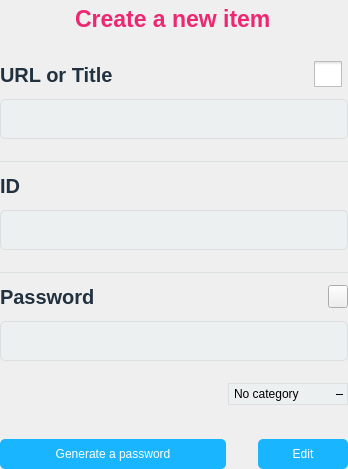
                <widget class="QWidget" name="scrollAreaWidgetContents">
                 <property name="geometry">
                  <rect>
                   <x>0</x>
                   <y>0</y>
                   <width>348</width>
                   <height>469</height>
                  </rect>
                 </property>
                 <layout class="QVBoxLayout" name="verticalLayout_7">
                  <property name="spacing">
                   <number>12</number>
                  </property>
                  <property name="leftMargin">
                   <number>0</number>
                  </property>
                  <property name="topMargin">
                   <number>0</number>
                  </property>
                  <property name="rightMargin">
                   <number>0</number>
                  </property>
                  <property name="bottomMargin">
                   <number>0</number>
                  </property>
                  <item alignment="Qt::AlignHCenter">
                   <widget class="QLabel" name="createNewText">
                    <property name="styleSheet">
                     <string notr="true">border:none;
color:#ED2771;
font-size:23px;
font-weight:bold;
padding-bottom:10px;</string>
                    </property>
                    <property name="text">
                     <string>Create a new item</string>
                    </property>
                    <property name="alignment">
                     <set>Qt::AlignLeading|Qt::AlignLeft|Qt::AlignTop</set>
                    </property>
                   </widget>
                  </item>
                  <item>
                   <layout class="QHBoxLayout" name="horizontalLayout_6">
                    <property name="topMargin">
                     <number>0</number>
                    </property>
                    <item>
                     <widget class="QLabel" name="label_2">
                      <property name="font">
                       <font>
                        <pointsize>-1</pointsize>
                        <weight>75</weight>
                        <bold>true</bold>
                       </font>
                      </property>
                      <property name="styleSheet">
                       <string notr="true">border:none;
color:#22313F;
font-size:20px;
font-weight:bold;</string>
                      </property>
                      <property name="text">
                       <string>URL or Title</string>
                      </property>
                      <property name="alignment">
                       <set>Qt::AlignBottom|Qt::AlignLeading|Qt::AlignLeft</set>
                      </property>
                     </widget>
                    </item>
                    <item alignment="Qt::AlignRight">
                     <widget class="QCheckBox" name="checkFavorite">
                      <property name="styleSheet">
                       <string notr="true">QCheckBox {
font-weight: Bold;
}

QCheckBox::indicator {
width: 28px;
height: 26px;
}

QCheckBox::indicator::unchecked {
    image: url(:/images/favorite-unchecked.png);
}

QCheckBox::indicator::checked {
    image: url(:/images/favorite-checked.png);
}</string>
                      </property>
                      <property name="text">
                       <string/>
                      </property>
                     </widget>
                    </item>
                   </layout>
                  </item>
                  <item>
                   <widget class="QLineEdit" name="urlArea">
                    <property name="enabled">
                     <bool>false</bool>
                    </property>
                    <property name="minimumSize">
                     <size>
                      <width>0</width>
                      <height>50</height>
                     </size>
                    </property>
                    <property name="styleSheet">
                     <string notr="true">QLineEdit {
color:#ED2771;
font-size:20px;
border:1px solid #DADFE1;
margin-bottom:10px;
border-radius:5px;
background-color:#ecf0f1;
}
QLineEdit:focus {
color:white;
background-color:#E4F1FE;
}</string>
                    </property>
                    <property name="inputMethodHints">
                     <set>Qt::ImhUrlCharactersOnly</set>
                    </property>
                    <property name="text">
                     <string/>
                    </property>
                   </widget>
                  </item>
                  <item>
                   <widget class="QLabel" name="label_8">
                    <property name="maximumSize">
                     <size>
                      <width>16777215</width>
                      <height>1</height>
                     </size>
                    </property>
                    <property name="styleSheet">
                     <string notr="true">background-color: #DADFE1;</string>
                    </property>
                    <property name="text">
                     <string/>
                    </property>
                   </widget>
                  </item>
                  <item>
                   <widget class="QLabel" name="label_7">
                    <property name="styleSheet">
                     <string notr="true">border:none;
color:#22313F;
font-size:20px;
font-weight:bold;</string>
                    </property>
                    <property name="text">
                     <string>ID</string>
                    </property>
                    <property name="alignment">
                     <set>Qt::AlignBottom|Qt::AlignLeading|Qt::AlignLeft</set>
                    </property>
                   </widget>
                  </item>
                  <item>
                   <widget class="QLineEdit" name="idArea">
                    <property name="enabled">
                     <bool>false</bool>
                    </property>
                    <property name="minimumSize">
                     <size>
                      <width>0</width>
                      <height>50</height>
                     </size>
                    </property>
                    <property name="styleSheet">
                     <string notr="true">QLineEdit {
color:#ED2771;
font-size:20px;
border:1px solid #DADFE1;
margin-bottom:10px;
border-radius:5px;
background-color:#ecf0f1;
}
QLineEdit:focus {
color:white;
background-color:#E4F1FE;
}</string>
                    </property>
                    <property name="text">
                     <string/>
                    </property>
                   </widget>
                  </item>
                  <item>
                   <widget class="QLabel" name="label_10">
                    <property name="maximumSize">
                     <size>
                      <width>16777215</width>
                      <height>1</height>
                     </size>
                    </property>
                    <property name="styleSheet">
                     <string notr="true">background-color: #DADFE1;</string>
                    </property>
                    <property name="text">
                     <string/>
                    </property>
                   </widget>
                  </item>
                  <item>
                   <layout class="QHBoxLayout" name="horizontalLayout_8">
                    <property name="topMargin">
                     <number>0</number>
                    </property>
                    <item>
                     <widget class="QLabel" name="label_5">
                      <property name="font">
                       <font>
                        <pointsize>-1</pointsize>
                        <weight>75</weight>
                        <bold>true</bold>
                       </font>
                      </property>
                      <property name="styleSheet">
                       <string notr="true">border:none;
color:#22313F;
font-size:20px;
font-weight:bold;</string>
                      </property>
                      <property name="text">
                       <string>Password</string>
                      </property>
                      <property name="alignment">
                       <set>Qt::AlignBottom|Qt::AlignLeading|Qt::AlignLeft</set>
                      </property>
                     </widget>
                    </item>
                    <item>
                     <widget class="QPushButton" name="clipboard">
                      <property name="minimumSize">
                       <size>
                        <width>20</width>
                        <height>23</height>
                       </size>
                      </property>
                      <property name="maximumSize">
                       <size>
                        <width>20</width>
                        <height>23</height>
                       </size>
                      </property>
                      <property name="text">
                       <string/>
                      </property>
                      <property name="icon">
                       <iconset resource="resources.qrc">
                        <normaloff>:/images/clipboard.png</normaloff>:/images/clipboard.png</iconset>
                      </property>
                      <property name="iconSize">
                       <size>
                        <width>20</width>
                        <height>23</height>
                       </size>
                      </property>
                     </widget>
                    </item>
                   </layout>
                  </item>
                  <item>
                   <widget class="QLineEdit" name="pwArea">
                    <property name="enabled">
                     <bool>false</bool>
                    </property>
                    <property name="minimumSize">
                     <size>
                      <width>0</width>
                      <height>50</height>
                     </size>
                    </property>
                    <property name="styleSheet">
                     <string notr="true">QLineEdit {
color:#ED2771;
font-size:20px;
border:1px solid #DADFE1;
margin-bottom:10px;
border-radius:5px;
background-color:#ecf0f1;
}
QLineEdit:focus {
color:white;
background-color:#E4F1FE;
}</string>
                    </property>
                    <property name="inputMethodHints">
                     <set>Qt::ImhHiddenText|Qt::ImhNoAutoUppercase|Qt::ImhNoPredictiveText|Qt::ImhSensitiveData</set>
                    </property>
                    <property name="text">
                     <string/>
                    </property>
                    <property name="echoMode">
                     <enum>QLineEdit::Password</enum>
                    </property>
                   </widget>
                  </item>
                  <item alignment="Qt::AlignRight">
                   <widget class="QComboBox" name="categoryCombo">
                    <property name="minimumSize">
                     <size>
                      <width>120</width>
                      <height>0</height>
                     </size>
                    </property>
                    <property name="maximumSize">
                     <size>
                      <width>120</width>
                      <height>16777215</height>
                     </size>
                    </property>
                    <property name="styleSheet">
                     <string notr="true">QComboBox {

}

QComboBox:editable {
}

QComboBox:!editable, QComboBox::drop-down:editable {
background:#ecf0f1;
border:1px solid #DADFE1;
color:black;
padding: 2px 5px 2px 5px;
}

/* QComboBox gets the &quot;on&quot; state when the popup is open */
QComboBox:!editable:on, QComboBox::drop-down:editable:on {
    
}

QComboBox:on { /* shift the text when the popup opens */
 
}

QComboBox::drop-down {
border-radius:5px;
}

QComboBox::down-arrow {
background-color: black;
    border-radius:5px;
width:7px;
height:1px;
}

QComboBox::down-arrow:on { /* shift the arrow when popup is open */
}</string>
                    </property>
                    <item>
                     <property name="text">
                      <string>No category</string>
                     </property>
                    </item>
                    <item>
                     <property name="text">
                      <string>Portal</string>
                     </property>
                    </item>
                    <item>
                     <property name="text">
                      <string>SNS</string>
                     </property>
                    </item>
                    <item>
                     <property name="text">
                      <string>Shopping</string>
                     </property>
                    </item>
                    <item>
                     <property name="text">
                      <string>Bank</string>
                     </property>
                    </item>
                    <item>
                     <property name="text">
                      <string>School</string>
                     </property>
                    </item>
                    <item>
                     <property name="text">
                      <string>Game</string>
                     </property>
                    </item>
                    <item>
                     <property name="text">
                      <string>Music</string>
                     </property>
                    </item>
                    <item>
                     <property name="text">
                      <string>Movie</string>
                     </property>
                    </item>
                   </widget>
                  </item>
                  <item>
                   <spacer name="verticalSpacer_5">
                    <property name="orientation">
                     <enum>Qt::Vertical</enum>
                    </property>
                    <property name="sizeHint" stdset="0">
                     <size>
                      <width>20</width>
                      <height>40</height>
                     </size>
                    </property>
                   </spacer>
                  </item>
                  <item>
                   <layout class="QHBoxLayout" name="infoButtonContainer">
                    <property name="spacing">
                     <number>0</number>
                    </property>
                    <property name="bottomMargin">
                     <number>0</number>
                    </property>
                    <item>
                     <widget class="QPushButton" name="generatePW">
                      <property name="minimumSize">
                       <size>
                        <width>226</width>
                        <height>30</height>
                       </size>
                      </property>
                      <property name="maximumSize">
                       <size>
                        <width>16777215</width>
                        <height>30</height>
                       </size>
                      </property>
                      <property name="styleSheet">
                       <string notr="true">QPushButton{
border:none;
color: white;
background-color:#19B5FE;
border-radius:5px;
}
QPushButton:hover{
background-color:#22A7F0;
}
QPushButton:pressed{
background-color:#167EFB;
}</string>
                      </property>
                      <property name="text">
                       <string>Generate a password</string>
                      </property>
                     </widget>
                    </item>
                    <item>
                     <spacer name="horizontalSpacer_13">
                      <property name="orientation">
                       <enum>Qt::Horizontal</enum>
                      </property>
                      <property name="sizeHint" stdset="0">
                       <size>
                        <width>40</width>
                        <height>20</height>
                       </size>
                      </property>
                     </spacer>
                    </item>
                    <item>
                     <widget class="QPushButton" name="editButton">
                      <property name="minimumSize">
                       <size>
                        <width>90</width>
                        <height>30</height>
                       </size>
                      </property>
                      <property name="maximumSize">
                       <size>
                        <width>90</width>
                        <height>30</height>
                       </size>
                      </property>
                      <property name="styleSheet">
                       <string notr="true">QPushButton{
border:none;
color: white;
background-color:#19B5FE;
border-radius:5px;
}
QPushButton:hover{
background-color:#22A7F0;
}
QPushButton:pressed{
background-color:#167EFB;
}</string>
                      </property>
                      <property name="text">
                       <string>Edit</string>
                      </property>
                     </widget>
                    </item>
                   </layout>
                  </item>
                 </layout>
                </widget>
